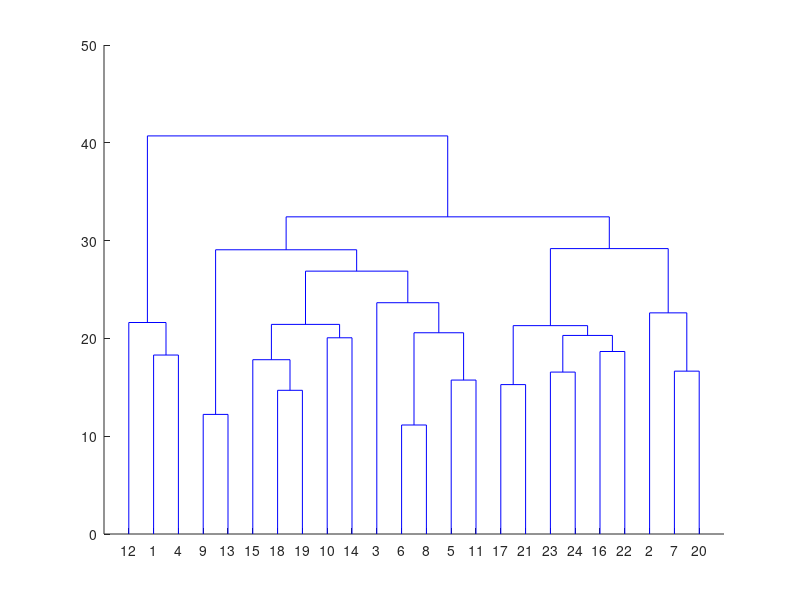

This figure's MATLAB source: (Note: this script raises an error after producing the figure.)
%% reset
clear all
clc
load distmtx.mat
load urls
threshold = 10;

threshold = threshold + 1;
%% get distant matrix
% convert back to the format that linkage can process
[numNode, ~] = size(distmtx);
distmtx = squareform(distmtx);

% construct the hierarchical cluster tree
Z = linkage(distmtx, 'average');
dendrogram(Z,0)

%% initialize cluster array
% Initialize the cluster array
cluster_arr(1,numNode) = Cluster(0,0,0);
for i=1:numNode
   cluster_arr(i).cluster_id = i;
   cluster_arr(i).member_id = i;
   cluster_arr(i).valid = 1;
end


%% loop to get the result
ii=1;
top_idx = numNode;
max_dist = 0;

[~,sizeC] = size(cluster_arr);
while sizeC >= threshold
    T = Z(ii,:);
    top_idx = top_idx + 1;
    
    if T(3) > max_dist
       max_dist = T(3); 
    end
    % pop
    clusterA = cluster_arr(T(1));
    clusterB = cluster_arr(T(2));
    cluster_arr(T(1)).valid = 0;
    cluster_arr(T(2)).valid = 0;
    
    if clusterA.valid ==0 || clusterB.valid==0
        fprintf('this is bull shit');
        break;
    end
    
    % merge
    temp_cluster = Cluster(top_idx, [clusterA.member_id, clusterB.member_id], 1);
    
    % push
    cluster_arr(end+1) = temp_cluster;
    
    % indexing
    sizeC = sizeC - 1;
    ii = ii + 1;
end

%% output labeled data
label = 1;
[~,sizeC] = size(cluster_arr);
fileID = fopen('../label','w');
for ii=1:sizeC
   if cluster_arr(ii).valid
       member_list = cluster_arr(ii).member_id;
       [~,length] = size(member_list);
       for jj=1:length
           fprintf(fileID, '%s %d ', strtrim( urls(member_list(jj),:) ), label);
       end
       label = label + 1;
   end
end
fclose(fileID)


%% plot the result
dendrogram(Z,0)
hold on
a = xlim;
plot([a(1),a(2)],[max_dist,max_dist],'r-')
title('Dendrogram');
hold off
